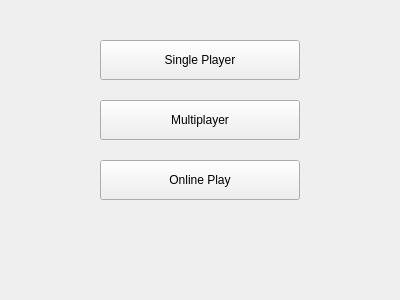
<?xml version="1.0" encoding="UTF-8"?>
<ui version="4.0">
 <class>GameMenu</class>
 <widget class="QWidget" name="GameMenu">
  <property name="geometry">
   <rect>
    <x>0</x>
    <y>0</y>
    <width>400</width>
    <height>300</height>
   </rect>
  </property>
  <property name="windowTitle">
   <string>Game Menu</string>
  </property>
  <widget class="QPushButton" name="singlePlayerButton">
   <property name="geometry">
    <rect>
     <x>100</x>
     <y>40</y>
     <width>200</width>
     <height>40</height>
    </rect>
   </property>
   <property name="text">
    <string>Single Player</string>
   </property>
  </widget>
  <widget class="QPushButton" name="multiPlayerButton">
   <property name="geometry">
    <rect>
     <x>100</x>
     <y>100</y>
     <width>200</width>
     <height>40</height>
    </rect>
   </property>
   <property name="text">
    <string>Multiplayer</string>
   </property>
  </widget>
  <widget class="QPushButton" name="onlinePlayButton">
   <property name="geometry">
    <rect>
     <x>100</x>
     <y>160</y>
     <width>200</width>
     <height>40</height>
    </rect>
   </property>
   <property name="text">
    <string>Online Play</string>
   </property>
  </widget>
 </widget>
 <resources/>
 <connections/>
</ui>
